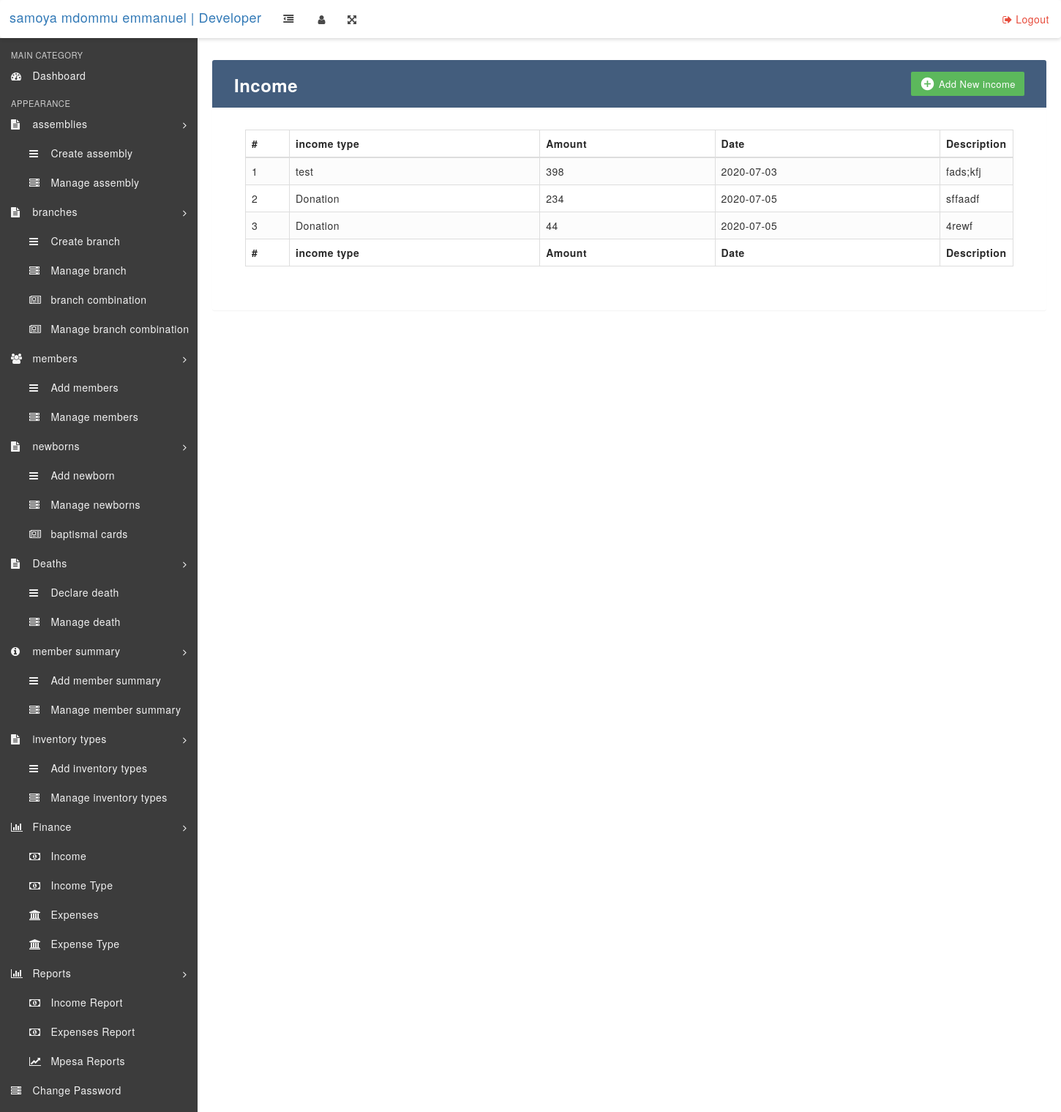
Screenshot of /income-report.php with the database file from the repository.
### tables this page shows
CREATE TABLE `income` (
  `id` int(11) NOT NULL,
  `income_head` varchar(40) NOT NULL,
  `income_date` date NOT NULL,
  `Amount` int(11) NOT NULL,
  `description` text NOT NULL
);

### income-report.php (the view, shortened to what this page needs)
<?php
include('includes/config.php');
if(strlen($_SESSION['alogin'])=="")
    {
    header("Location: index.php");
    }
    else{
?>
<!DOCTYPE html>
<html lang="en">
    <head>
        <link rel="stylesheet" href="css/bootstrap.min.css" media="screen" >
        <link rel="stylesheet" href="css/font-awesome.min.css" media="screen" >
        <link rel="stylesheet" href="css/animate-css/animate.min.css" media="screen" >
        <link rel="stylesheet" href="css/lobipanel/lobipanel.min.css" media="screen" >
        <link rel="stylesheet" href="css/prism/prism.css" media="screen" >
        <link rel="stylesheet" type="text/css" href="js/DataTables/datatables.min.css"/>
        <link rel="stylesheet" href="css/main.css" media="screen" >
        <link rel="stylesheet" href="https://maxcdn.bootstrapcdn.com/font-awesome/4.7.0/css/font-awesome.min.css">
        <link rel="stylesheet" href="https://maxcdn.bootstrapcdn.com/bootstrap/3.3.7/css/bootstrap.min.css">
    </head>
    <body>
     <div class="main-wrapper">
   <?php include('includes/topbar.php');?>
            <div class="content-wrapper">
                <div class="content-container">
<?php include('includes/leftbar.php');?>
    <div class="container">
        <div class="table-wrapper">
            <div class="table-title">
                <div class="row">
                    <div class="col-sm-6">
                        <h2 style="color: white;"><b>Income</b></h2>
                    </div>
                    <div class="col-sm-6">
                        <a href="#addEmployeeModal" class="btn btn-success" data-toggle="modal"><i class="material-icons">&#xE147;</i> <span>Add New income</span></a>
                    </div>
                </div>
            </div>
                                            <div class="panel-body p-20">
                                                <form method="post">
                                                <table id="example" class="display table table-striped table-bordered" cellspacing="0" width="100%">
                                                    <thead>
                                                        <tr>
                                                            <th>#</th>
                        <th>income type</th>
                        <th>Amount</th>
                        <th>Date</th>
                        <th>Description</th>
                    </tr>
                </thead>
                <tfoot>
                                                        <tr>
                                                          <th>#</th>
                                                             <th>income type</th>
                        <th>Amount</th>
                        <th>Date</th>
                        <th>Description</th>
                                                        </tr>
                                                    </tfoot>
                <tbody>
                    <?php $sql = "SELECT * from income ORDER BY id DESC";
    $query = $dbh->prepare($sql);
    $query->execute();
    $results=$query->fetchAll(PDO::FETCH_OBJ);
    $cnt=1;
    if($query->rowCount() > 0)
    {
    foreach($results as $result)
    {
?>
<tr>
                                <td><?php echo htmlentities($cnt);?></td>
                                                            <td><?php echo htmlentities($result->income_head);?></td>
                                                             <td><?php echo htmlentities($result->Amount);?></td>
                                                            <td><?php echo htmlentities($result->income_date);?></td>
                                                            <td><?php echo htmlentities($result->description);?></td>
</form>
</tr>
<?php $cnt=$cnt+1;}} ?>
        </div>
    </div>
</body>
</html>
<?php
if (isset($_GET['del'])) {
 print_r($incomeid);
$sid=intval($_GET['incomeid']);
$sql = "DELETE from income where id=:sid";
$query = $dbh->prepare($sql);
$query->bindParam(':sid',$sid,PDO::PARAM_STR);
$query->execute();
} } ?>

### rows the page displays
income: income_head "test", Amount "398", income_date "2020-07-03", description "fads;kfj"
income: income_head "Donation", Amount "234", income_date "2020-07-05", description "sffaadf"
income: income_head "Donation", Amount "44", income_date "2020-07-05", description "4rewf"
